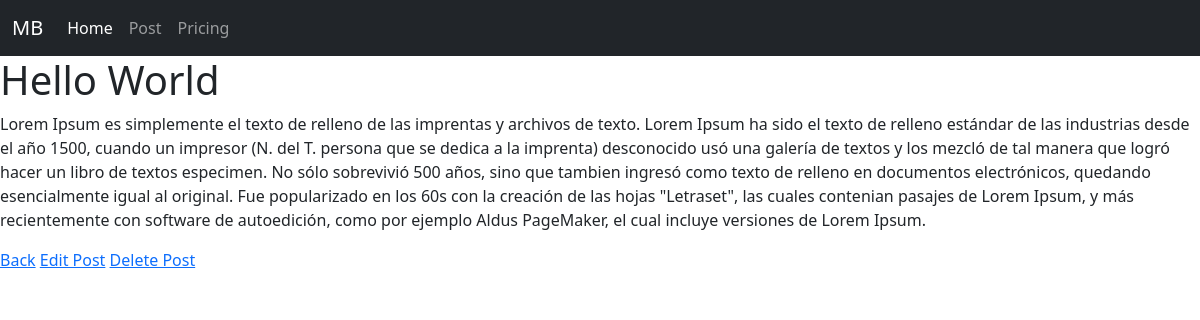
The app's page /posts/1/ with its own data.
### posts/models.py (models this page shows, shortened)
class Post(models.Model):
    title = models.CharField(max_length=128)
    text = models.TextField()

### posts/views.py (the view)
# urls.py: path('<int:pk>/', PostDetailView.as_view(), name='post_detail'),
class PostDetailView(DetailView):
    template_name = "posts/detail.html"
    model = Post

### templates/posts/detail.html (shortened to what this page needs)
{% extends 'base.html' %}
{% block content %}
<h1>{{post.title}}</h1>
<p>{{ post.text }}</p>
<a href="{% url 'posts_list' %}">Back</a>
<a href="{% url 'post_edit' post.id %}">Edit Post</a>
<a href="{% url 'post_delete' post.id %}">Delete Post</a>
{% endblock content %}

### records on screen
Post: title "Hello World", text "Lorem Ipsum es simplemente el texto de relleno de las imprentas y archivos de texto. Lorem Ipsum ha sido el texto de relleno estándar de las industrias desde el año 1500, cuando un impresor (N. del T. persona que se dedica a la imprenta) desconocido usó una galería de textos y los mezcló de tal manera que logró hacer un libro de textos especimen. No sólo sobrevivió 500 años, sino que tambien ingresó como texto de relleno en documentos electrónicos, quedando esencialmente igual al original. Fue popularizado en los 60s con la creación de las hojas \"Letraset\", las cuales contenian pasajes de Lorem Ipsum, y más recientemente con software de autoedición, como por ejemplo Aldus PageMaker, el cual…"
